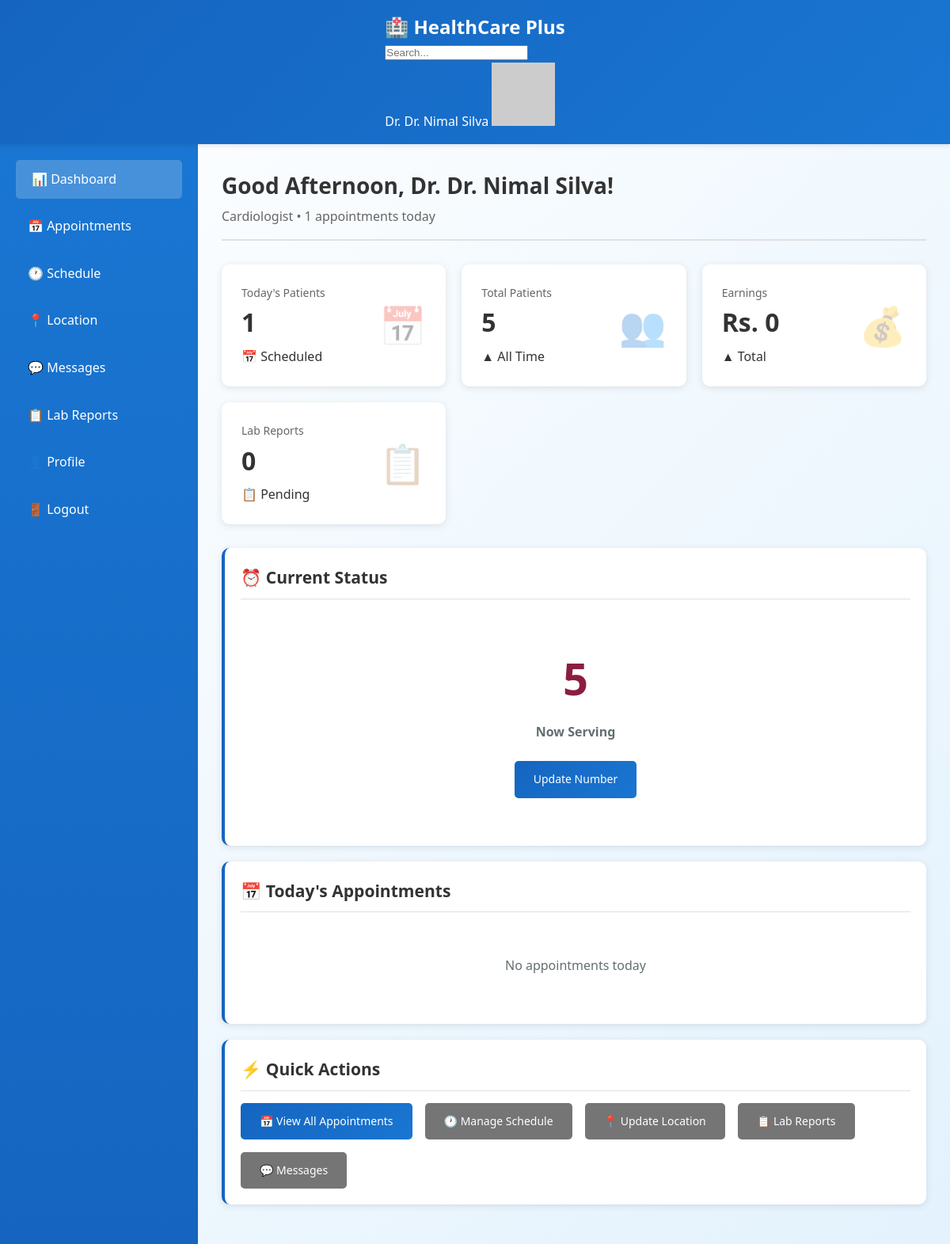
The page /doctor/dashboard.php (signed in) on the database its author committed.
### tables this page shows
CREATE TABLE doctors (
    id INT PRIMARY KEY AUTO_INCREMENT,
    user_id INT UNIQUE NOT NULL,
    full_name VARCHAR(150) NOT NULL,
    specialization VARCHAR(100) NOT NULL,
    phone VARCHAR(20),
    license_number VARCHAR(50),
    consultation_fee DECIMAL(10,2) DEFAULT 0.00,
    current_hospital VARCHAR(200),
    accepts_video_call TINYINT(1) DEFAULT 0,
    next_hospital VARCHAR(200),
    ongoing_number INT DEFAULT 0,
    FOREIGN KEY (user_id) REFERENCES users(id) ON DELETE CASCADE
);

### doctor/dashboard.php (the view, shortened to what this page needs)
<?php
include '../includes/config.php';
$stmt = $conn->prepare("SELECT * FROM doctors WHERE user_id = ?");
$stmt->bind_param("i", $_SESSION['user_id']); $stmt->execute();
$doctor = $stmt->get_result()->fetch_assoc(); $stmt->close();
$hour = date('G');
$greeting = $hour < 12 ? 'Good Morning' : ($hour < 18 ? 'Good Afternoon' : 'Good Evening');
$s = $conn->prepare("SELECT COUNT(*) c FROM appointments WHERE doctor_id = ?");
$s->bind_param("i", $doctor['id']); $s->execute();
$total = $s->get_result()->fetch_assoc()['c']; $s->close();
$s = $conn->prepare("SELECT COUNT(*) c FROM appointments WHERE doctor_id = ? AND appointment_date = CURDATE() AND status='confirmed'");
$s->bind_param("i", $doctor['id']); $s->execute();
$today = $s->get_result()->fetch_assoc()['c']; $s->close();
$s = $conn->prepare("SELECT SUM(payment_amount) t FROM appointments WHERE doctor_id = ? AND status='completed' AND payment_status='paid'");
$s->bind_param("i", $doctor['id']); $s->execute();
$earnings = $s->get_result()->fetch_assoc()['t'] ?? 0; $s->close();
$s = $conn->prepare("SELECT COUNT(*) c FROM lab_reports WHERE doctor_id = ?");
$s->bind_param("i", $doctor['id']); $s->execute();
$reports = $s->get_result()->fetch_assoc()['c']; $s->close();
$s = $conn->prepare("SELECT a.*, p.full_name as patient FROM appointments a JOIN patients p ON a.patient_id = p.id WHERE a.doctor_id = ? AND a.appointment_date = CURDATE() ORDER BY a.appointment_time LIMIT 6");
$s->bind_param("i", $doctor['id']); $s->execute();
$today_appts = $s->get_result(); $s->close();
?>
<!DOCTYPE html>
<html lang="en">
<head>
    <link rel="stylesheet" href="../css/style.css">
</head>
<body class="doctor-theme">
<nav class="navbar">
    <div class="container">
        <a href="dashboard.php" class="navbar-brand">🏥 HealthCare Plus</a>
        <div class="navbar-search">
            <input type="text" placeholder="Search...">
        </div>
        <div class="navbar-user">
            <span>Dr. <?php echo htmlspecialchars($doctor['full_name']); ?></span>
            <img src="https://ui-avatars.com/api/?name=<?php echo urlencode($doctor['full_name']); ?>&background=8b1e3f&color=fff&size=42" alt="Avatar">
        </div>
    </div>
</nav>
<div class="dashboard-container">
    <aside class="sidebar">
        <ul>
            <li><a href="dashboard.php" class="active"><span>📊</span> Dashboard</a></li>
            <li><a href="appointments.php"><span>📅</span> Appointments</a></li>
            <li><a href="manage_slots.php"><span>🕐</span> Schedule</a></li>
            <li><a href="update_location.php"><span>📍</span> Location</a></li>
            <li><a href="messages.php"><span>💬</span> Messages</a></li>
            <li><a href="lab_reports.php"><span>📋</span> Lab Reports</a></li>
            <li><a href="profile.php"><span>👤</span> Profile</a></li>
            <li><a href="../logout.php"><span>🚪</span> Logout</a></li>
        </ul>
    </aside>
    <main class="main-content">
        <div class="page-header">
            <h1><?php echo $greeting; ?>, Dr. <?php echo htmlspecialchars($doctor['full_name']); ?>!</h1>
            <p><?php echo htmlspecialchars($doctor['specialization']); ?> • <?php echo $today; ?> appointments today</p>
        </div>
        <div class="stats-grid">
            <div class="stat-card">
                <div class="stat-card-content">
                    <p>Today's Patients</p>
                    <h3><?php echo $today; ?></h3>
                    <span class="change">📅 Scheduled</span>
                </div>
                <div class="stat-card-icon">📅</div>
            </div>
            <div class="stat-card">
                <div class="stat-card-content">
                    <p>Total Patients</p>
                    <h3><?php echo $total; ?></h3>
                    <span class="change up">▲ All Time</span>
                </div>
                <div class="stat-card-icon">👥</div>
            </div>
            <div class="stat-card">
                <div class="stat-card-content">
                    <p>Earnings</p>
                    <h3>Rs. <?php echo number_format($earnings, 0); ?></h3>
                    <span class="change up">▲ Total</span>
                </div>
                <div class="stat-card-icon">💰</div>
            </div>
            <div class="stat-card">
                <div class="stat-card-content">
                    <p>Lab Reports</p>
                    <h3><?php echo $reports; ?></h3>
                    <span class="change">📋 Pending</span>
                </div>
                <div class="stat-card-icon">📋</div>
            </div>
        </div>
        <div class="modern-grid">
            <div class="col-4">
                <div class="card">
                    <div class="card-header">
                        <h3>⏰ Current Status</h3>
                    </div>
                    <div class="card-body" style="text-align:center;padding:40px 20px">
                        <div style="font-size:56px;font-weight:900;color:#8b1e3f;margin-bottom:10px;">
                            <?php echo $doctor['ongoing_number'] ?? 0; ?>
                        </div>
                        <p style="font-size:16px;color:#636e72;font-weight:600;margin-bottom:24px;">Now Serving</p>
                        <a href="update_location.php" class="btn btn-primary">Update Number</a>
                    </div>
                </div>
            </div>
            <div class="col-8">
                <div class="card">
                    <div class="card-header">
                        <h3>📅 Today's Appointments</h3>
                    </div>
                    <div class="card-body">
                        <?php if ($today_appts->num_rows > 0): ?>
                            <?php while ($appt = $today_appts->fetch_assoc()): ?>
                                <div class="appt-item">
                                    <div class="appt-icon">#<?php echo $appt['booking_number']; ?></div>
                                    <div class="appt-content">
                                        <div class="appt-title"><?php echo htmlspecialchars($appt['patient']); ?></div>
                                        <div class="appt-sub"><?php echo date('h:i A', strtotime($appt['appointment_time'] ?? '00:00')); ?></div>
                                    </div>
                                    <div class="appt-time">
                                        <span class="badge badge-success"><?php echo ucfirst($appt['status']); ?></span>
                                    </div>
                                </div>
                            <?php endwhile; ?>
                        <?php else: ?>
                            <p style="text-align:center;color:#636e72;padding:40px">No appointments today</p>
                        <?php endif; ?>
                    </div>
                </div>
            </div>
            <div class="col-12">
                <div class="card">
                    <div class="card-header">
                        <h3>⚡ Quick Actions</h3>
                    </div>
                    <div class="card-body" style="display:flex;gap:16px;flex-wrap:wrap">
                        <a href="appointments.php" class="btn btn-primary">📅 View All Appointments</a>
                        <a href="manage_slots.php" class="btn btn-secondary">🕐 Manage Schedule</a>
                        <a href="update_location.php" class="btn btn-secondary">📍 Update Location</a>
                        <a href="lab_reports.php" class="btn btn-secondary">📋 Lab Reports</a>
                        <a href="messages.php" class="btn btn-secondary">💬 Messages</a>
                    </div>
                </div>
            </div>
        </div>
    </main>
</div>
</body>
</html>

### css/style.css (style rules this page uses)
* { margin: 0; padding: 0; box-sizing: border-box; }
body { font-family: 'Segoe UI', Tahoma, Geneva, Verdana, sans-serif; line-height: 1.6; color: #333; }
.container { max-width: 1200px; margin: 0 auto; padding: 0 20px; }
.doctor-theme { background: linear-gradient(135deg, #fff 0%, #e3f2fd 100%); }
.doctor-theme .navbar { background: linear-gradient(135deg, #1565c0 0%, #1976d2 100%); color: white; padding: 15px 0; box-shadow: 0 2px 5px rgba(0,0,0,0.1); }
.doctor-theme .sidebar { background: linear-gradient(180deg, #1976d2 0%, #1565c0 100%); color: white; }
.doctor-theme .btn-primary { background: linear-gradient(135deg, #1565c0 0%, #1976d2 100%); border: none; color: white; }
.doctor-theme .card { border-left: 4px solid #1565c0; }
.navbar { display: flex; justify-content: space-between; align-items: center; padding: 15px 30px; position: sticky; top: 0; z-index: 1000; }
.navbar-brand { font-size: 24px; font-weight: bold; color: white; text-decoration: none; }
.dashboard-container { display: flex; min-height: calc(100vh - 70px); }
.sidebar { width: 250px; padding: 20px; min-height: 100vh; }
.sidebar ul { list-style: none; }
.sidebar ul li { margin-bottom: 10px; }
.sidebar ul li a { display: block; color: white; text-decoration: none; padding: 12px 15px; border-radius: 5px; transition: all 0.3s; }
.sidebar ul li a:hover, .sidebar ul li a.active { background: rgba(255,255,255,0.2); padding-left: 20px; }
.main-content { flex: 1; padding: 30px; }
.page-header { margin-bottom: 30px; padding-bottom: 15px; border-bottom: 2px solid #e0e0e0; }
.page-header h1 { font-size: 28px; margin-bottom: 5px; }
.page-header p { color: #666; }
.card { background: white; border-radius: 10px; padding: 20px; margin-bottom: 20px; box-shadow: 0 2px 10px rgba(0,0,0,0.1); transition: transform 0.3s, box-shadow 0.3s; }
.card-header { font-size: 18px; font-weight: bold; margin-bottom: 15px; padding-bottom: 10px; border-bottom: 1px solid #e0e0e0; }
.stats-grid { display: grid; grid-template-columns: repeat(auto-fit, minmax(250px, 1fr)); gap: 20px; margin-bottom: 30px; }
.stat-card { background: white; padding: 25px; border-radius: 10px; box-shadow: 0 2px 10px rgba(0,0,0,0.1); display: flex; align-items: center; justify-content: space-between; }
.stat-card-content h3 { font-size: 32px; margin-bottom: 5px; }
.stat-card-content p { color: #666; font-size: 14px; }
.stat-card-icon { font-size: 48px; opacity: 0.3; }
.btn { padding: 12px 24px; border: none; border-radius: 5px; cursor: pointer; font-size: 14px; transition: all 0.3s; text-decoration: none; display: inline-block; }
.btn-primary { color: white; }
.btn-secondary { background: #757575; color: white; }

### rows shown on the page
doctors: full_name "Dr. Nimal Silva", specialization "Cardiologist", ongoing_number "5"

### other values the page prints
$today "1"
$total "5"
$earnings "0"
$reports "0"
